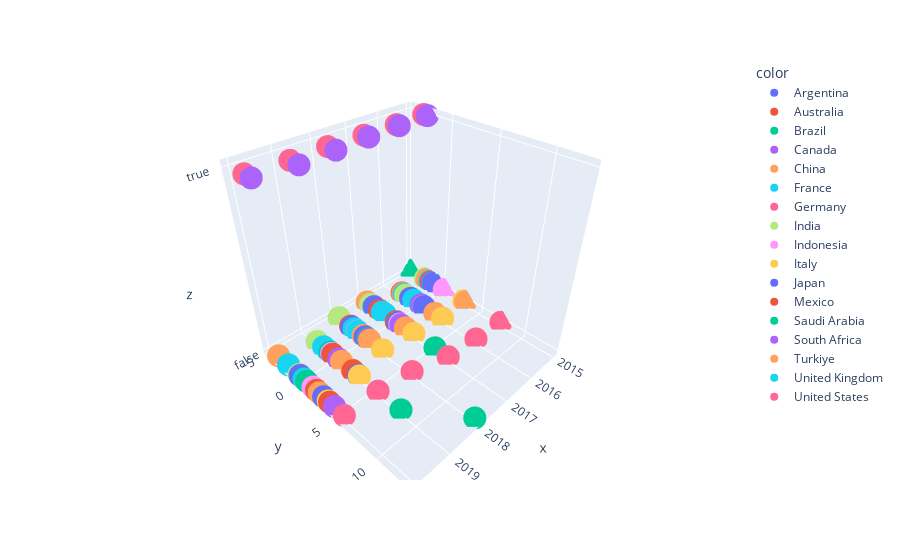

Notebook code cell kept with this figure:
### Code cell
df = px.data.gapminder()
fig = px.scatter_3d(df, x=dff['year'], y=dff['net_exim_bal'], z=dff['country'].isin(['Canada', 'United States']), color=dff['country'])
fig.show()

### Figure 1 — Plotly figure (JSON) as saved in the notebook; plotly's stock layout.template omitted (floating-point values rounded to 4 significant figures)
{"data": [{"hovertemplate": "color=Argentina<br>x=%{x}<br>y=%{y}<br>z=%{z}<extra></extra>", "legendgroup": "Argentina", "marker": {"color": "#636efa", "symbol": "circle"}, "mode": "markers", "name": "Argentina", "scene": "scene", "showlegend": true, "type": "scatter3d", "x": ["2020-01-01T00:00:00", "2019-01-01T00:00:00", "2018-01-01T00:00:00", "2017-01-01T00:00:00", "2016-01-01T00:00:00", "2015-01-01T00:00:00"], "y": [3.002, 3.219, -1.889, -2.649, -1.04, -1.075], "z": [false, false, false, false, false, false]}, {"hovertemplate": "color=Australia<br>x=%{x}<br>y=%{y}<br>z=%{z}<extra></extra>", "legendgroup": "Australia", "marker": {"color": "#EF553B", "symbol": "circle"}, "mode": "markers", "name": "Australia", "scene": "scene", "showlegend": true, "type": "scatter3d", "x": ["2020-01-01T00:00:00", "2019-01-01T00:00:00", "2018-01-01T00:00:00", "2017-01-01T00:00:00", "2016-01-01T00:00:00", "2015-01-01T00:00:00"], "y": [3.783, 2.476, 0.3573, 0.511, -2.278, -1.487], "z": [false, false, false, false, false, false]}, {"hovertemplate": "color=Brazil<br>x=%{x}<br>y=%{y}<br>z=%{z}<extra></extra>", "legendgroup": "Brazil", "marker": {"color": "#00cc96", "symbol": "circle"}, "mode": "markers", "name": "Brazil", "scene": "scene", "showlegend": true, "type": "scatter3d", "x": ["2020-01-01T00:00:00", "2019-01-01T00:00:00", "2018-01-01T00:00:00", "2017-01-01T00:00:00", "2016-01-01T00:00:00", "2015-01-01T00:00:00"], "y": [0.6997, -0.6444, 0.3938, 0.7182, 0.3997, -1.153], "z": [false, false, false, false, false, false]}, {"hovertemplate": "color=Canada<br>x=%{x}<br>y=%{y}<br>z=%{z}<extra></extra>", "legendgroup": "Canada", "marker": {"color": "#ab63fa", "symbol": "circle"}, "mode": "markers", "name": "Canada", "scene": "scene", "showlegend": true, "type": "scatter3d", "x": ["2020-01-01T00:00:00", "2019-01-01T00:00:00", "2018-01-01T00:00:00", "2017-01-01T00:00:00", "2016-01-01T00:00:00", "2015-01-01T00:00:00"], "y": [-2.056, -1.595, -1.887, -2.192, -2.359, -2.465], "z": [true, true, true, true, true, true]}, {"hovertemplate": "color=China<br>x=%{x}<br>y=%{y}<br>z=%{z}<extra></extra>", "legendgroup": "China", "marker": {"color": "#FFA15A", "symbol": "circle"}, "mode": "markers", "name": "China", "scene": "scene", "showlegend": true, "type": "scatter3d", "x": ["2020-01-01T00:00:00", "2019-01-01T00:00:00", "2018-01-01T00:00:00", "2017-01-01T00:00:00", "2016-01-01T00:00:00", "2015-01-01T00:00:00"], "y": [2.418, 0.9299, 0.6584, 1.752, 2.274, 3.244], "z": [false, false, false, false, false, false]}, {"hovertemplate": "color=France<br>x=%{x}<br>y=%{y}<br>z=%{z}<extra></extra>", "legendgroup": "France", "marker": {"color": "#19d3f3", "symbol": "circle"}, "mode": "markers", "name": "France", "scene": "scene", "showlegend": true, "type": "scatter3d", "x": ["2020-01-01T00:00:00", "2019-01-01T00:00:00", "2018-01-01T00:00:00", "2017-01-01T00:00:00", "2016-01-01T00:00:00", "2015-01-01T00:00:00"], "y": [-1.963, -0.9574, -1.011, -1.065, -0.6051, -0.5664], "z": [false, false, false, false, false, false]}, {"hovertemplate": "color=Germany<br>x=%{x}<br>y=%{y}<br>z=%{z}<extra></extra>", "legendgroup": "Germany", "marker": {"color": "#FF6692", "symbol": "circle"}, "mode": "markers", "name": "Germany", "scene": "scene", "showlegend": true, "type": "scatter3d", "x": ["2020-01-01T00:00:00", "2019-01-01T00:00:00", "2018-01-01T00:00:00", "2017-01-01T00:00:00", "2016-01-01T00:00:00", "2015-01-01T00:00:00"], "y": [5.628, 5.653, 6.098, 7.089, 7.377, 7.595], "z": [false, false, false, false, false, false]}, {"hovertemplate": "color=India<br>x=%{x}<br>y=%{y}<br>z=%{z}<extra></extra>", "legendgroup": "India", "marker": {"color": "#B6E880", "symbol": "circle"}, "mode": "markers", "name": "India", "scene": "scene", "showlegend": true, "type": "scatter3d", "x": ["2020-01-01T00:00:00", "2019-01-01T00:00:00", "2018-01-01T00:00:00", "2017-01-01T00:00:00", "2016-01-01T00:00:00", "2015-01-01T00:00:00"], "y": [-0.3876, -2.581, -3.761, -3.159, -1.766, -2.297], "z": [false, false, false, false, false, false]}, {"hovertemplate": "color=Indonesia<br>x=%{x}<br>y=%{y}<br>z=%{z}<extra></extra>", "legendgroup": "Indonesia", "marker": {"color": "#FF97FF", "symbol": "circle"}, "mode": "markers", "name": "Indonesia", "scene": "scene", "showlegend": true, "type": "scatter3d", "x": ["2020-01-01T00:00:00", "2019-01-01T00:00:00", "2018-01-01T00:00:00", "2017-01-01T00:00:00", "2016-01-01T00:00:00", "2015-01-01T00:00:00"], "y": [1.567, -0.4447, -1.069, 0.9991, 0.7566, 0.3827], "z": [false, false, false, false, false, false]}, {"hovertemplate": "color=Italy<br>x=%{x}<br>y=%{y}<br>z=%{z}<extra></extra>", "legendgroup": "Italy", "marker": {"color": "#FECB52", "symbol": "circle"}, "mode": "markers", "name": "Italy", "scene": "scene", "showlegend": true, "type": "scatter3d", "x": ["2020-01-01T00:00:00", "2019-01-01T00:00:00", "2018-01-01T00:00:00", "2017-01-01T00:00:00", "2016-01-01T00:00:00", "2015-01-01T00:00:00"], "y": [3.6, 3.326, 2.404, 2.863, 3.288, 3.014], "z": [false, false, false, false, false, false]}, {"hovertemplate": "color=Japan<br>x=%{x}<br>y=%{y}<br>z=%{z}<extra></extra>", "legendgroup": "Japan", "marker": {"color": "#636efa", "symbol": "circle"}, "mode": "markers", "name": "Japan", "scene": "scene", "showlegend": true, "type": "scatter3d", "x": ["2020-01-01T00:00:00", "2019-01-01T00:00:00", "2018-01-01T00:00:00", "2017-01-01T00:00:00", "2016-01-01T00:00:00", "2015-01-01T00:00:00"], "y": [-0.2416, -0.2891, 0.01997, 0.7597, 0.8057, -0.5539], "z": [false, false, false, false, false, false]}, {"hovertemplate": "color=Mexico<br>x=%{x}<br>y=%{y}<br>z=%{z}<extra></extra>", "legendgroup": "Mexico", "marker": {"color": "#EF553B", "symbol": "circle"}, "mode": "markers", "name": "Mexico", "scene": "scene", "showlegend": true, "type": "scatter3d", "x": ["2020-01-01T00:00:00", "2019-01-01T00:00:00", "2018-01-01T00:00:00", "2017-01-01T00:00:00", "2016-01-01T00:00:00", "2015-01-01T00:00:00"], "y": [2.054, -0.2548, -2.044, -1.813, -1.978, -2.039], "z": [false, false, false, false, false, false]}, {"hovertemplate": "color=Saudi Arabia<br>x=%{x}<br>y=%{y}<br>z=%{z}<extra></extra>", "legendgroup": "Saudi Arabia", "marker": {"color": "#00cc96", "symbol": "circle"}, "mode": "markers", "name": "Saudi Arabia", "scene": "scene", "showlegend": true, "type": "scatter3d", "x": ["2020-01-01T00:00:00", "2019-01-01T00:00:00", "2018-01-01T00:00:00", "2017-01-01T00:00:00", "2016-01-01T00:00:00", "2015-01-01T00:00:00"], "y": [0.2892, 8.327, 12.9, 5.521, 0.4264, -4.478], "z": [false, false, false, false, false, false]}, {"hovertemplate": "color=South Africa<br>x=%{x}<br>y=%{y}<br>z=%{z}<extra></extra>", "legendgroup": "South Africa", "marker": {"color": "#ab63fa", "symbol": "circle"}, "mode": "markers", "name": "South Africa", "scene": "scene", "showlegend": true, "type": "scatter3d", "x": ["2020-01-01T00:00:00", "2019-01-01T00:00:00", "2018-01-01T00:00:00", "2017-01-01T00:00:00", "2016-01-01T00:00:00", "2015-01-01T00:00:00"], "y": [4.4, 0.5402, 0.4976, 1.144, 0.4509, -1.299], "z": [false, false, false, false, false, false]}, {"hovertemplate": "color=Turkiye<br>x=%{x}<br>y=%{y}<br>z=%{z}<extra></extra>", "legendgroup": "Turkiye", "marker": {"color": "#FFA15A", "symbol": "circle"}, "mode": "markers", "name": "Turkiye", "scene": "scene", "showlegend": true, "type": "scatter3d", "x": ["2020-01-01T00:00:00", "2019-01-01T00:00:00", "2018-01-01T00:00:00", "2017-01-01T00:00:00", "2016-01-01T00:00:00", "2015-01-01T00:00:00"], "y": [-3.49, 2.366, -0.2486, -3.683, -2.161, -2.026], "z": [false, false, false, false, false, false]}, {"hovertemplate": "color=United Kingdom<br>x=%{x}<br>y=%{y}<br>z=%{z}<extra></extra>", "legendgroup": "United Kingdom", "marker": {"color": "#19d3f3", "symbol": "circle"}, "mode": "markers", "name": "United Kingdom", "scene": "scene", "showlegend": true, "type": "scatter3d", "x": ["2020-01-01T00:00:00", "2019-01-01T00:00:00", "2018-01-01T00:00:00", "2017-01-01T00:00:00", "2016-01-01T00:00:00", "2015-01-01T00:00:00"], "y": [0.3582, -1.615, -1.53, -1.455, -1.955, -1.652], "z": [false, false, false, false, false, false]}, {"hovertemplate": "color=United States<br>x=%{x}<br>y=%{y}<br>z=%{z}<extra></extra>", "legendgroup": "United States", "marker": {"color": "#FF6692", "symbol": "circle"}, "mode": "markers", "name": "United States", "scene": "scene", "showlegend": true, "type": "scatter3d", "x": ["2020-01-01T00:00:00", "2019-01-01T00:00:00", "2018-01-01T00:00:00", "2017-01-01T00:00:00", "2016-01-01T00:00:00", "2015-01-01T00:00:00"], "y": [-2.98, -2.707, -2.888, -2.756, -2.708, -2.89], "z": [true, true, true, true, true, true]}], "layout": {"legend": {"title": {"text": "color"}, "tracegroupgap": 0}, "margin": {"t": 60}, "scene": {"domain": {"x": [0, 1], "y": [0, 1]}, "xaxis": {"title": {"text": "x"}}, "yaxis": {"title": {"text": "y"}}, "zaxis": {"title": {"text": "z"}}}}}
